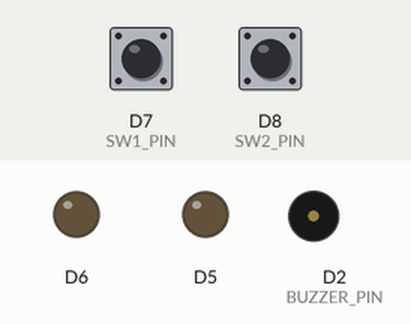
Bench run of a sketch on a simulated ESP8266 (NodeMCU). Shown: output pins drawn as LEDs (lit = HIGH), buzzer (waves = sounding, pin HIGH). Inputs (shaded band) come from the test bench; at power-on: D7 (SW1_PIN) HIGH, D8 (SW2_PIN) HIGH.

Above: at 1.2 s.
1.3 s: D7 (SW1_PIN) pulled LOW for 0.15 s
At 1.37 s:
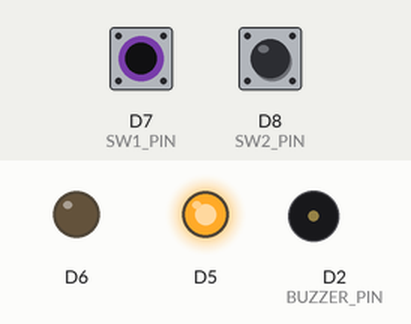
2.9 s: D8 (SW2_PIN) pulled LOW for 0.15 s
At 2.97 s:
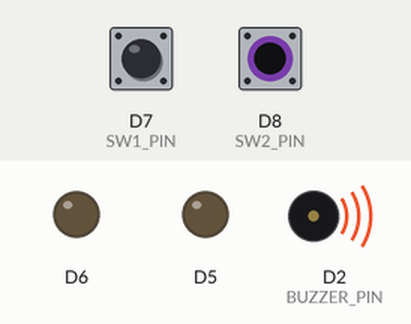
4.5 s: D8 (SW2_PIN) pulled LOW for 3.2 s
At 8.4 s:
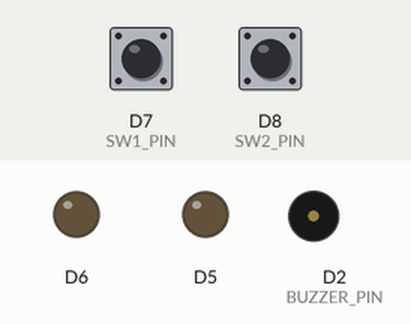
9.2 s: D7 (SW1_PIN) pulled LOW for 3.2 s
At 9.5 s:
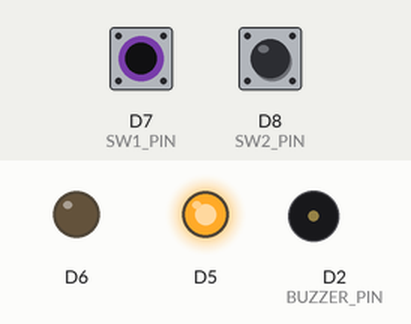
13.9 s: D7 (SW1_PIN) driven LOW and D8 (SW2_PIN) driven LOW
At 14.3 s:
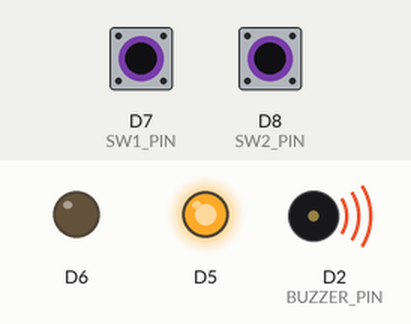
Timing chart, 0 to 16.4 s (numbered marks = the images above; inputs shaded):
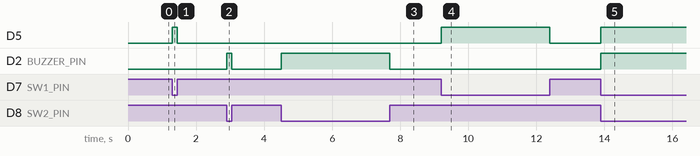

The sketch:

STEP3.ino
```cpp
// (licence header left out)
#define LED_PIN D13
#define BUZZER_PIN D2
#define SW1_PIN D7
#define SW2_PIN D8

void setup()
{
  // put your setup code here, to run once:
  pinMode(LED_PIN, OUTPUT);
  pinMode(BUZZER_PIN, OUTPUT);
  pinMode(SW1_PIN, INPUT_PULLUP);
  pinMode(SW2_PIN, INPUT_PULLUP);
  pinMode(D12, OUTPUT);
  digitalWrite(D12, LOW);
}

void loop()
{
  // put your main code here, to run repeatedly:
  if (digitalRead(SW1_PIN) == LOW) {
    digitalWrite(LED_PIN, HIGH);
  } else {
    digitalWrite(LED_PIN, LOW);
  }
  if (digitalRead(SW2_PIN) == LOW) {
    digitalWrite(BUZZER_PIN, HIGH);
  } else {
    digitalWrite(BUZZER_PIN, LOW);
  }
}
```

Measured:
- after the input at 1.3 s, D5: LOW → HIGH at once, → LOW 0.15 s later
- after the input at 2.9 s, D2 (BUZZER_PIN): LOW → HIGH at once, → LOW 0.15 s later
- after the input at 4.5 s, D2 (BUZZER_PIN): LOW → HIGH at once, → LOW 3.2 s later
- after the input at 9.2 s, D5: LOW → HIGH at once, → LOW 3.2 s later
- after the input at 13.9 s, D5, D2 (BUZZER_PIN): LOW → HIGH at once
